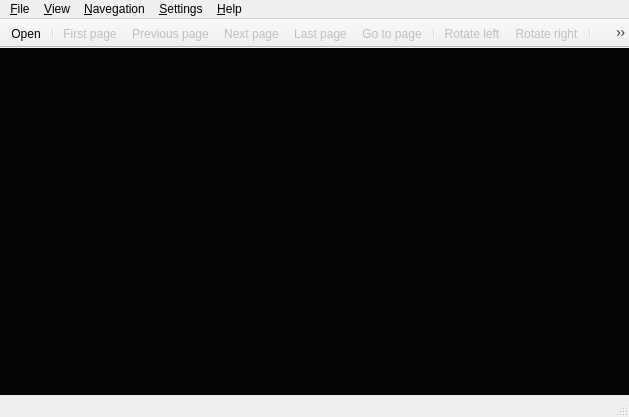
<?xml version="1.0" encoding="UTF-8"?>
<ui version="4.0">
 <author>Michell Stuttgart Faria</author>
 <class>MainWindow</class>
 <widget class="QMainWindow" name="MainWindow">
  <property name="geometry">
   <rect>
    <x>0</x>
    <y>0</y>
    <width>629</width>
    <height>417</height>
   </rect>
  </property>
  <property name="sizePolicy">
   <sizepolicy hsizetype="Expanding" vsizetype="Expanding">
    <horstretch>0</horstretch>
    <verstretch>0</verstretch>
   </sizepolicy>
  </property>
  <property name="windowTitle">
   <string>Pynocchio Comic Reader</string>
  </property>
  <property name="windowIcon">
   <iconset resource="../resource/main_window.qrc">
    <normaloff>:/icons/icons/freeiconmaker_2 1.png</normaloff>:/icons/icons/freeiconmaker_2 1.png</iconset>
  </property>
  <property name="accessibleName">
   <string>Pyellow</string>
  </property>
  <property name="iconSize">
   <size>
    <width>22</width>
    <height>22</height>
   </size>
  </property>
  <property name="toolButtonStyle">
   <enum>Qt::ToolButtonIconOnly</enum>
  </property>
  <property name="documentMode">
   <bool>false</bool>
  </property>
  <property name="tabShape">
   <enum>QTabWidget::Rounded</enum>
  </property>
  <property name="dockNestingEnabled">
   <bool>false</bool>
  </property>
  <property name="unifiedTitleAndToolBarOnMac">
   <bool>true</bool>
  </property>
  <widget class="QWidget" name="centralwidget">
   <property name="sizePolicy">
    <sizepolicy hsizetype="Preferred" vsizetype="Preferred">
     <horstretch>0</horstretch>
     <verstretch>0</verstretch>
    </sizepolicy>
   </property>
   <property name="maximumSize">
    <size>
     <width>628</width>
     <height>349</height>
    </size>
   </property>
   <property name="autoFillBackground">
    <bool>false</bool>
   </property>
   <layout class="QVBoxLayout" name="verticalLayout">
    <property name="sizeConstraint">
     <enum>QLayout::SetMaximumSize</enum>
    </property>
    <property name="margin">
     <number>0</number>
    </property>
    <item>
     <layout class="QVBoxLayout" name="verticalLayout_2">
      <item>
       <widget class="Viewer" name="scroll_area_viewer">
        <property name="autoFillBackground">
         <bool>true</bool>
        </property>
        <property name="styleSheet">
         <string notr="true">background-color: rgb(5, 5, 5);</string>
        </property>
        <property name="frameShape">
         <enum>QFrame::NoFrame</enum>
        </property>
        <property name="frameShadow">
         <enum>QFrame::Plain</enum>
        </property>
        <property name="lineWidth">
         <number>0</number>
        </property>
        <property name="verticalScrollBarPolicy">
         <enum>Qt::ScrollBarAlwaysOff</enum>
        </property>
        <property name="horizontalScrollBarPolicy">
         <enum>Qt::ScrollBarAlwaysOff</enum>
        </property>
        <property name="widgetResizable">
         <bool>true</bool>
        </property>
        <property name="alignment">
         <set>Qt::AlignCenter</set>
        </property>
        <widget class="QWidget" name="scroll_area_widget_contents">
         <property name="geometry">
          <rect>
           <x>0</x>
           <y>0</y>
           <width>626</width>
           <height>341</height>
          </rect>
         </property>
         <layout class="QVBoxLayout" name="verticalLayout_3">
          <item>
           <widget class="QLabel" name="label">
            <property name="autoFillBackground">
             <bool>false</bool>
            </property>
            <property name="frameShape">
             <enum>QFrame::NoFrame</enum>
            </property>
            <property name="lineWidth">
             <number>0</number>
            </property>
            <property name="text">
             <string/>
            </property>
            <property name="pixmap">
             <pixmap resource="../resource/main_window.qrc">:/icons/icons/freeiconmaker_2 1.png</pixmap>
            </property>
            <property name="alignment">
             <set>Qt::AlignCenter</set>
            </property>
           </widget>
          </item>
         </layout>
        </widget>
       </widget>
      </item>
     </layout>
    </item>
   </layout>
  </widget>
  <widget class="QMenuBar" name="menubar">
   <property name="geometry">
    <rect>
     <x>0</x>
     <y>0</y>
     <width>629</width>
     <height>22</height>
    </rect>
   </property>
   <property name="sizePolicy">
    <sizepolicy hsizetype="Fixed" vsizetype="Fixed">
     <horstretch>0</horstretch>
     <verstretch>0</verstretch>
    </sizepolicy>
   </property>
   <property name="autoFillBackground">
    <bool>false</bool>
   </property>
   <widget class="QMenu" name="menu_file">
    <property name="title">
     <string>&amp;File</string>
    </property>
    <addaction name="action_open"/>
    <addaction name="action_open_folder"/>
    <addaction name="separator"/>
    <addaction name="action_Exit"/>
   </widget>
   <widget class="QMenu" name="menu_view">
    <property name="title">
     <string>&amp;View</string>
    </property>
    <addaction name="action_fullscreen"/>
    <addaction name="separator"/>
    <addaction name="action_original_fit"/>
    <addaction name="action_vertical_adjust"/>
    <addaction name="action_horizontal_adjust"/>
    <addaction name="action_best_fit"/>
    <addaction name="separator"/>
    <addaction name="action_rotate_left"/>
    <addaction name="action_rotate_right"/>
   </widget>
   <widget class="QMenu" name="menu_navegation">
    <property name="title">
     <string>&amp;Navegation</string>
    </property>
    <addaction name="action_next_page"/>
    <addaction name="action_previous_page"/>
    <addaction name="separator"/>
    <addaction name="action_first_page"/>
    <addaction name="action_last_page"/>
    <addaction name="separator"/>
    <addaction name="action_go_to_page"/>
   </widget>
   <widget class="QMenu" name="menu_Help">
    <property name="title">
     <string>&amp;Help</string>
    </property>
    <addaction name="action_about"/>
    <addaction name="action_about_qt"/>
   </widget>
   <widget class="QMenu" name="menu_Settings">
    <property name="title">
     <string>&amp;Settings</string>
    </property>
    <addaction name="action_show_toolbar"/>
    <addaction name="action_show_statusbar"/>
    <addaction name="separator"/>
   </widget>
   <addaction name="menu_file"/>
   <addaction name="menu_view"/>
   <addaction name="menu_navegation"/>
   <addaction name="menu_Settings"/>
   <addaction name="menu_Help"/>
  </widget>
  <widget class="QToolBar" name="toolbar">
   <property name="sizePolicy">
    <sizepolicy hsizetype="Maximum" vsizetype="Maximum">
     <horstretch>0</horstretch>
     <verstretch>0</verstretch>
    </sizepolicy>
   </property>
   <property name="focusPolicy">
    <enum>Qt::ClickFocus</enum>
   </property>
   <property name="acceptDrops">
    <bool>true</bool>
   </property>
   <property name="windowTitle">
    <string>toolBar</string>
   </property>
   <property name="autoFillBackground">
    <bool>true</bool>
   </property>
   <property name="movable">
    <bool>false</bool>
   </property>
   <property name="toolButtonStyle">
    <enum>Qt::ToolButtonIconOnly</enum>
   </property>
   <property name="floatable">
    <bool>false</bool>
   </property>
   <attribute name="toolBarArea">
    <enum>TopToolBarArea</enum>
   </attribute>
   <attribute name="toolBarBreak">
    <bool>false</bool>
   </attribute>
   <addaction name="action_open"/>
   <addaction name="separator"/>
   <addaction name="action_first_page"/>
   <addaction name="action_previous_page"/>
   <addaction name="action_next_page"/>
   <addaction name="action_last_page"/>
   <addaction name="action_go_to_page"/>
   <addaction name="separator"/>
   <addaction name="action_rotate_left"/>
   <addaction name="action_rotate_right"/>
   <addaction name="separator"/>
   <addaction name="action_original_fit"/>
   <addaction name="action_vertical_adjust"/>
   <addaction name="action_horizontal_adjust"/>
   <addaction name="action_best_fit"/>
   <addaction name="action_fullscreen"/>
   <addaction name="separator"/>
   <addaction name="action_Exit"/>
  </widget>
  <widget class="QStatusBar" name="statusbar"/>
  <action name="action_open">
   <property name="icon">
    <iconset resource="../resource/main_window.qrc">
     <normaloff>:/icons/icons/freeiconmaker_8.png</normaloff>:/icons/icons/freeiconmaker_8.png</iconset>
   </property>
   <property name="text">
    <string>&amp;Open</string>
   </property>
   <property name="shortcut">
    <string>Ctrl+O</string>
   </property>
  </action>
  <action name="action_about">
   <property name="icon">
    <iconset resource="../resource/main_window.qrc">
     <normaloff>:/icons/icons/freeiconmaker_31.png</normaloff>:/icons/icons/freeiconmaker_31.png</iconset>
   </property>
   <property name="text">
    <string>&amp;About Pynocchio</string>
   </property>
  </action>
  <action name="action_about_qt">
   <property name="icon">
    <iconset theme="help-qt">
     <normaloff/>
    </iconset>
   </property>
   <property name="text">
    <string>&amp;About Qt</string>
   </property>
  </action>
  <action name="action_Exit">
   <property name="icon">
    <iconset resource="../resource/main_window.qrc">
     <normaloff>:/icons/icons/freeiconmaker_27.png</normaloff>:/icons/icons/freeiconmaker_27.png</iconset>
   </property>
   <property name="text">
    <string>&amp;Exit</string>
   </property>
   <property name="shortcut">
    <string>Ctrl+Q</string>
   </property>
  </action>
  <action name="action_next_page">
   <property name="enabled">
    <bool>false</bool>
   </property>
   <property name="icon">
    <iconset resource="../resource/main_window.qrc">
     <normaloff>:/icons/icons/freeiconmaker_0.png</normaloff>:/icons/icons/freeiconmaker_0.png</iconset>
   </property>
   <property name="text">
    <string>&amp;Next page</string>
   </property>
   <property name="shortcut">
    <string>Right</string>
   </property>
   <property name="shortcutContext">
    <enum>Qt::WindowShortcut</enum>
   </property>
   <property name="visible">
    <bool>true</bool>
   </property>
   <property name="priority">
    <enum>QAction::NormalPriority</enum>
   </property>
  </action>
  <action name="action_previous_page">
   <property name="enabled">
    <bool>false</bool>
   </property>
   <property name="icon">
    <iconset resource="../resource/main_window.qrc">
     <normaloff>:/icons/icons/freeiconmaker_1.png</normaloff>:/icons/icons/freeiconmaker_1.png</iconset>
   </property>
   <property name="text">
    <string>&amp;Previous page</string>
   </property>
   <property name="shortcut">
    <string>Left</string>
   </property>
  </action>
  <action name="action_first_page">
   <property name="enabled">
    <bool>false</bool>
   </property>
   <property name="icon">
    <iconset resource="../resource/main_window.qrc">
     <normaloff>:/icons/icons/freeiconmaker_2.png</normaloff>:/icons/icons/freeiconmaker_2.png</iconset>
   </property>
   <property name="text">
    <string>&amp;First page</string>
   </property>
   <property name="shortcut">
    <string>Ctrl+Left</string>
   </property>
   <property name="shortcutContext">
    <enum>Qt::ApplicationShortcut</enum>
   </property>
  </action>
  <action name="action_last_page">
   <property name="enabled">
    <bool>false</bool>
   </property>
   <property name="icon">
    <iconset resource="../resource/main_window.qrc">
     <normaloff>:/icons/icons/freeiconmaker_3.png</normaloff>:/icons/icons/freeiconmaker_3.png</iconset>
   </property>
   <property name="text">
    <string>&amp;Last page</string>
   </property>
   <property name="shortcut">
    <string>Ctrl+Right</string>
   </property>
  </action>
  <action name="action_rotate_left">
   <property name="checkable">
    <bool>false</bool>
   </property>
   <property name="enabled">
    <bool>false</bool>
   </property>
   <property name="icon">
    <iconset resource="../resource/main_window.qrc">
     <normaloff>:/icons/icons/freeiconmaker_10.png</normaloff>:/icons/icons/freeiconmaker_10.png</iconset>
   </property>
   <property name="text">
    <string>&amp;Rotate left</string>
   </property>
   <property name="shortcut">
    <string>Ctrl+Shift+R</string>
   </property>
  </action>
  <action name="action_rotate_right">
   <property name="enabled">
    <bool>false</bool>
   </property>
   <property name="icon">
    <iconset resource="../resource/main_window.qrc">
     <normaloff>:/icons/icons/freeiconmaker_9.png</normaloff>:/icons/icons/freeiconmaker_9.png</iconset>
   </property>
   <property name="text">
    <string>&amp;Rotate right</string>
   </property>
   <property name="shortcut">
    <string>Ctrl+R</string>
   </property>
  </action>
  <action name="action_vertical_adjust">
   <property name="checkable">
    <bool>true</bool>
   </property>
   <property name="checked">
    <bool>false</bool>
   </property>
   <property name="enabled">
    <bool>false</bool>
   </property>
   <property name="icon">
    <iconset resource="../resource/main_window.qrc">
     <normaloff>:/icons/icons/freeiconmaker_7.png</normaloff>:/icons/icons/freeiconmaker_7.png</iconset>
   </property>
   <property name="text">
    <string>&amp;Vertical adjust</string>
   </property>
   <property name="shortcut">
    <string>Ctrl+J</string>
   </property>
   <property name="autoRepeat">
    <bool>true</bool>
   </property>
  </action>
  <action name="action_horizontal_adjust">
   <property name="checkable">
    <bool>true</bool>
   </property>
   <property name="checked">
    <bool>true</bool>
   </property>
   <property name="enabled">
    <bool>false</bool>
   </property>
   <property name="icon">
    <iconset resource="../resource/main_window.qrc">
     <normaloff>:/icons/icons/freeiconmaker_5.png</normaloff>:/icons/icons/freeiconmaker_5.png</iconset>
   </property>
   <property name="text">
    <string>&amp;Horizontal adjust</string>
   </property>
   <property name="shortcut">
    <string>Ctrl+K</string>
   </property>
  </action>
  <action name="action_fullscreen">
   <property name="checkable">
    <bool>false</bool>
   </property>
   <property name="enabled">
    <bool>false</bool>
   </property>
   <property name="icon">
    <iconset resource="../resource/main_window.qrc">
     <normaloff>:/icons/icons/freeiconmaker_13.png</normaloff>:/icons/icons/freeiconmaker_13.png</iconset>
   </property>
   <property name="text">
    <string>&amp;Fullscreen</string>
   </property>
   <property name="shortcut">
    <string>F</string>
   </property>
   <property name="shortcutContext">
    <enum>Qt::WidgetShortcut</enum>
   </property>
  </action>
  <action name="action_go_to_page">
   <property name="enabled">
    <bool>false</bool>
   </property>
   <property name="icon">
    <iconset resource="../resource/main_window.qrc">
     <normaloff>:/icons/icons/freeiconmaker_30.png</normaloff>:/icons/icons/freeiconmaker_30.png</iconset>
   </property>
   <property name="text">
    <string>&amp;Go to page...</string>
   </property>
   <property name="shortcut">
    <string>Ctrl+G</string>
   </property>
  </action>
  <action name="action_best_fit">
   <property name="checkable">
    <bool>true</bool>
   </property>
   <property name="checked">
    <bool>false</bool>
   </property>
   <property name="enabled">
    <bool>false</bool>
   </property>
   <property name="icon">
    <iconset resource="../resource/main_window.qrc">
     <normaloff>:/icons/icons/freeiconmaker_4.png</normaloff>:/icons/icons/freeiconmaker_4.png</iconset>
   </property>
   <property name="text">
    <string>&amp;Whole page</string>
   </property>
   <property name="shortcut">
    <string>Ctrl+L</string>
   </property>
  </action>
  <action name="action_preferences">
   <property name="icon">
    <iconset>
     <normaloff>:/image/document-properties.svg</normaloff>:/image/document-properties.svg</iconset>
   </property>
   <property name="text">
    <string>&amp;Preferences</string>
   </property>
  </action>
  <action name="action_original_fit">
   <property name="checkable">
    <bool>true</bool>
   </property>
   <property name="checked">
    <bool>false</bool>
   </property>
   <property name="enabled">
    <bool>false</bool>
   </property>
   <property name="icon">
    <iconset resource="../resource/main_window.qrc">
     <normaloff>:/icons/icons/freeiconmaker_6.png</normaloff>:/icons/icons/freeiconmaker_6.png</iconset>
   </property>
   <property name="text">
    <string>&amp;Original fit</string>
   </property>
  </action>
  <action name="action_show_toolbar">
   <property name="checkable">
    <bool>true</bool>
   </property>
   <property name="checked">
    <bool>true</bool>
   </property>
   <property name="text">
    <string>&amp;Show Toolbar</string>
   </property>
  </action>
  <action name="action_show_statusbar">
   <property name="checkable">
    <bool>true</bool>
   </property>
   <property name="checked">
    <bool>true</bool>
   </property>
   <property name="text">
    <string>S&amp;how Statusbar</string>
   </property>
  </action>
  <action name="action_add_bookmark">
   <property name="enabled">
    <bool>false</bool>
   </property>
   <property name="icon">
    <iconset>
     <normaloff>:/image/bookmark-new.svg</normaloff>:/image/bookmark-new.svg</iconset>
   </property>
   <property name="text">
    <string>&amp;Add bookmark</string>
   </property>
   <property name="visible">
    <bool>true</bool>
   </property>
  </action>
  <action name="action_remove_bookmark">
   <property name="enabled">
    <bool>false</bool>
   </property>
   <property name="icon">
    <iconset>
     <normaloff>:/image/edit-delete.svg</normaloff>:/image/edit-delete.svg</iconset>
   </property>
   <property name="text">
    <string>&amp;Remove bookmark</string>
   </property>
  </action>
  <action name="action_bookmark_manager">
   <property name="icon">
    <iconset>
     <normaloff>:/image/document-properties.svg</normaloff>:/image/document-properties.svg</iconset>
   </property>
   <property name="text">
    <string>Bookmark &amp;manager</string>
   </property>
  </action>
  <action name="action_open_folder">
   <property name="icon">
    <iconset resource="../resource/main_window.qrc">
     <normaloff>:/icons/icons/freeiconmaker_21.png</normaloff>:/icons/icons/freeiconmaker_21.png</iconset>
   </property>
   <property name="text">
    <string>Open &amp;Folder</string>
   </property>
  </action>
 </widget>
 <customwidgets>
  <customwidget>
   <class>Viewer</class>
   <extends>QScrollArea</extends>
   <header location="global">viewer.h</header>
   <container>1</container>
  </customwidget>
 </customwidgets>
 <resources>
  <include location="../resource/main_window.qrc"/>
 </resources>
 <connections>
  <connection>
   <sender>action_Exit</sender>
   <signal>triggered()</signal>
   <receiver>MainWindow</receiver>
   <slot>close()</slot>
   <hints>
    <hint type="sourcelabel">
     <x>-1</x>
     <y>-1</y>
    </hint>
    <hint type="destinationlabel">
     <x>313</x>
     <y>199</y>
    </hint>
   </hints>
  </connection>
 </connections>
</ui>
